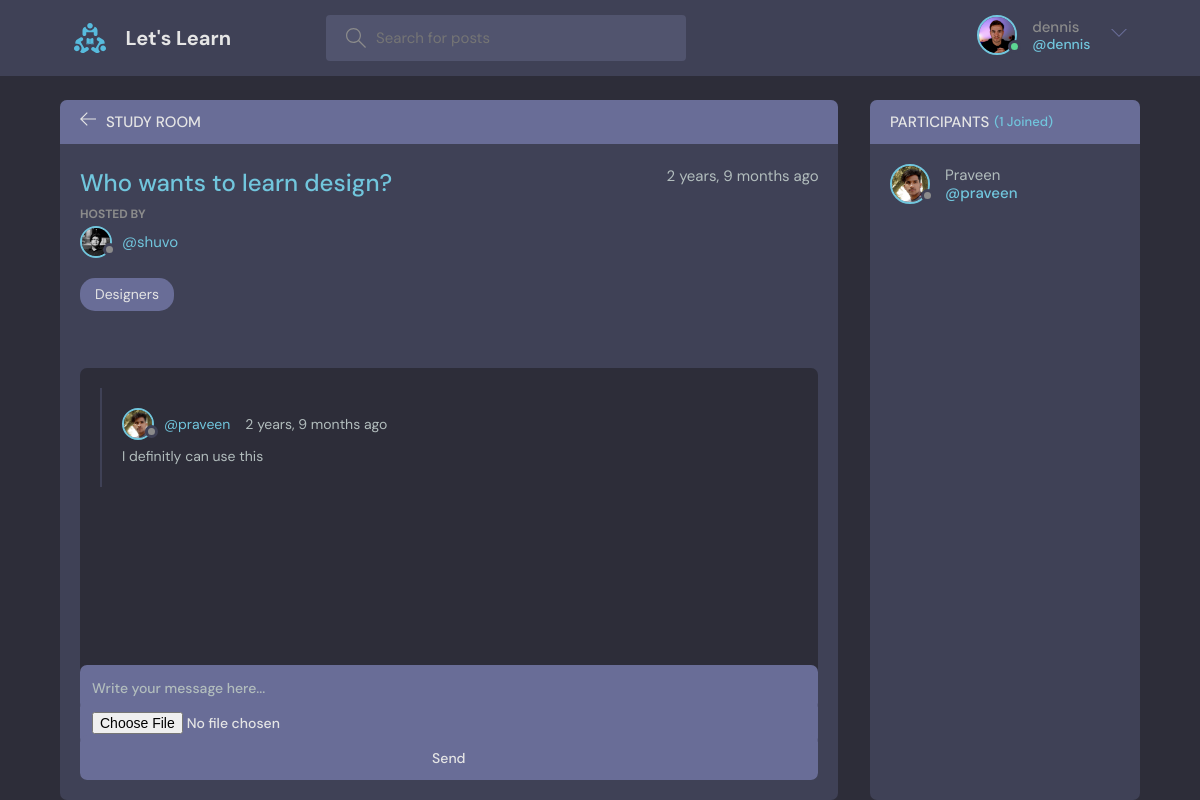
/room/16/ (signed in), run on the app's committed database.
### base/models.py (models this page shows, shortened)
class User(AbstractUser):
    name = models.CharField(max_length=200, null=True)
    email = models.EmailField(unique=True, null=True)
    bio = models.TextField(null=True)
    avatar = models.ImageField(null=True, default="avatar.svg")
    USERNAME_FIELD = 'email'
    REQUIRED_FIELDS = []

class Room(models.Model):
    host = models.ForeignKey(User, on_delete=models.SET_NULL, null=True)
    topic = models.ForeignKey(Topic, on_delete=models.SET_NULL, null=True)
    name = models.CharField(max_length=200)
    description = models.TextField(null=True, blank=True)
    participants = models.ManyToManyField(
        User, related_name='participants', blank=True)
    updated = models.DateTimeField(auto_now=True)
    created = models.DateTimeField(auto_now_add=True)
    class Meta:
        ordering = ['-updated', '-created']

class Topic(models.Model):
    name = models.CharField(max_length=200)
    def __str__(self):
        return self.name

class Message(models.Model):
    user = models.ForeignKey(User, on_delete=models.CASCADE)
    room = models.ForeignKey(Room, on_delete=models.CASCADE)
    body = models.TextField()
    media_file = models.FileField(upload_to='media/', null=True, blank=True)
    updated = models.DateTimeField(auto_now=True)
    created = models.DateTimeField(auto_now_add=True)
    class Meta:
        ordering = ['-updated', '-created']

### base/views.py (the view)
# urls.py: path('room/<str:pk>/', views.room, name="room"),
@login_required(login_url='login')
def room(request, pk):
    room = get_object_or_404(Room, id=pk)
    room_messages = room.message_set.all()
    participants = room.participants.all()
    if request.method == 'POST':
        form = MessageForm(request.POST, request.FILES)
        if form.is_valid():
            message = form.save(commit=False)
            message.user = request.user
            message.room = room
            message.save()
            room.participants.add(request.user)
            return redirect('room', pk=room.id)
    else:
        form = MessageForm()
    context = {'room': room, 'room_messages': room_messages, 'participants': participants, 'form': form}
    return render(request, 'base/room.html', context)
    context = {'room': room, 'room_messages': room_messages, 'participants': participants}
    return render(request, 'base/room.html', context)

### base/forms.py
class MessageForm(forms.ModelForm):
    class Meta:
        model = Message
        fields = ['body', 'media_file']

### base/templates/base/room.html (shortened to what this page needs)
{% extends 'main.html' %}
{% block content %}
<main class="profile-page layout layout--2">
  <div class="container">
    <div class="room">
      <div class="room__top">
        <div class="room__topLeft">
          <a href="{% url 'home' %}">
            <svg version="1.1" xmlns="http://www.w3.org/2000/svg" width="32" height="32" viewBox="0 0 32 32">
              <title>arrow-left</title>
              <path
                d="M13.723 2.286l-13.723 13.714 13.719 13.714 1.616-1.611-10.96-10.96h27.625v-2.286h-27.625l10.965-10.965-1.616-1.607z">
              </path>
            </svg>
          </a>
          <h3>Study Room</h3>
        </div>
      </div>
      <div class="room__box scroll">
        <div class="room__header scroll">
          <div class="room__info">
            <h3>{{ room.name }}</h3>
            <span>{{ room.created|timesince }} ago</span>
          </div>
          <div class="room__hosted">
            <p>Hosted By</p>
            <a href="{% url 'user-profile' room.host.id %}" class="room__author">
              <div class="avatar avatar--small">
                <img src="{{ room.host.avatar.url }}" />
              </div>
              <span>@{{ room.host.username }}</span>
            </a>
          </div>
          <span class="room__topics">{{ room.topic }}</span>
        </div>
        <div class="room__conversation">
          <div class="threads scroll">
            {% for message in room_messages %}
            <div class="thread">
              <div class="thread__top">
                <div class="thread__author">
                  <a href="{% url 'user-profile' message.user.id %}" class="thread__authorInfo">
                    <div class="avatar avatar--small">
                      <img src="{{ message.user.avatar.url }}" />
                    </div>
                    <span>@{{ message.user.username }}</span>
                  </a>
                  <span class="thread__date">{{ message.created|timesince }} ago</span>
                </div>
              </div>
              <div class="thread__details">
                {{ message.body }}
              </div>
            </div>
            {% endfor %}
          </div>
        </div>
      </div>
      <div class="room__message">
        <form action="" method="POST" enctype="multipart/form-data">
          <input name="body" placeholder="Write your message here..." />
          <input type="file" name="media_file" accept="image/*, video/*" />
          <input type="submit" value="Send" />
        </form>
      </div>
    </div>
    <div class="participants">
      <h3 class="participants__top">Participants <span>({{ participants.count }} Joined)</span></h3>
      <div class="participants__list scroll">
        {% for user in participants %}
        <a href="{% url 'user-profile' user.id %}" class="participant">
          <div class="avatar avatar--medium">
            <img src="{{ user.avatar.url }}" />
          </div>
          <p>
            {{ user.name }}
            <span>@{{ user.username }}</span>
          </p>
        </a>
        {% endfor %}
      </div>
    </div>
  </div>
</main>
{% endblock content %}

### templates/navbar.html (shortened to what this page needs)
{% load static %}
<header class="header header--loggedIn">
    <div class="container">
        <a href="{% url 'home' %}" class="header__logo">
            <img src="{% static 'images/logo.svg' %}" />
            <h1>Let's Learn</h1>
        </a>
        <form class="header__search" method="GET" action="{% url 'home' %}">
            <label>
                <input name="q" placeholder="Search for posts" />
            </label>
        </form>
        <nav class="header__menu">
            {% if request.user.is_authenticated %}
            <div class="header__user">
                <a href="{% url 'update-user' %}">
                    <div class="avatar avatar--medium active">
                        <img src="{{request.user.avatar.url}}" />
                    </div>
                    <p>{{request.user.username}} <span>@{{request.user.username}}</span></p>
                </a>
                <button class="dropdown-button">
                    <svg version="1.1" xmlns="http://www.w3.org/2000/svg" width="32" height="32" viewBox="0 0 32 32">
                        <title>chevron-down</title>
                        <path d="M16 21l-13-13h-3l16 16 16-16h-3l-13 13z"></path>
                    </svg>
                </button>
            </div>
            {% else %}
            <a href="{% url 'login' %}">
                <img src="{% static 'images/avatar.svg' %}" />
                <p>Login</p>
            </a>
            {% endif %}
        </nav>
    </div>
</header>

### data on the page
User: user.avatar (picture), user.username "dennis"
Room: name "Who wants to learn design?", created "2 years, 9 months", host.avatar (picture), host.username "shuvo", topic "Designers"
Message: user.avatar (picture), user.username "praveen", created "2 years, 9 months", body "I definitly can use this"
User: avatar (picture), name "Praveen", username "praveen"

### other printed values
{{ participants.count }} "1"
